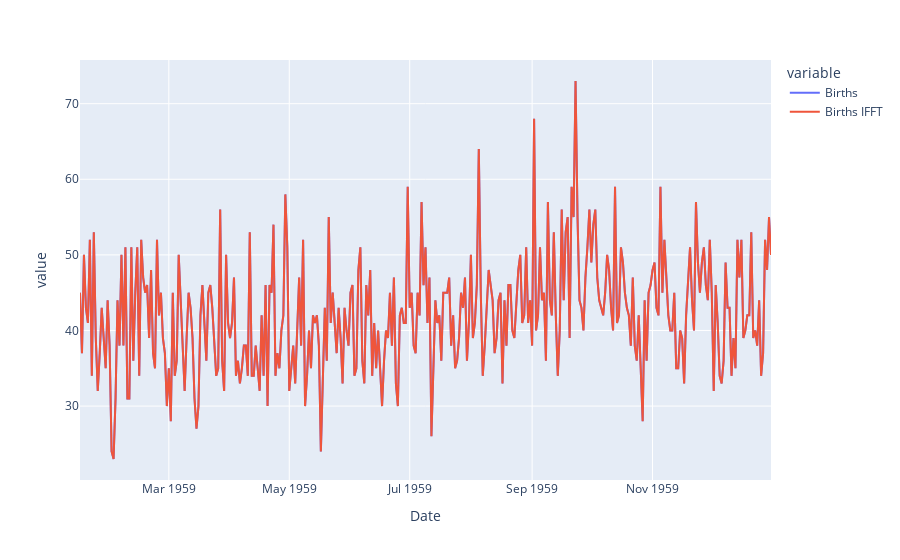

This figure's notebook cell:
### Code cell
fig = px.line(df, x="Date",
              y = ["Births", "Births IFFT"])
fig.show()

### Figure 1 — Plotly figure (JSON) as saved in the notebook; plotly's stock layout.template omitted (floating-point values rounded to 4 significant figures; data arrays with more than 128 entries replaced by an {"elided": "..."} marker saying what was removed)
{"data": [{"hovertemplate": "variable=Births<br>Date=%{x}<br>value=%{y}<extra></extra>", "legendgroup": "Births", "line": {"color": "#636efa", "dash": "solid"}, "marker": {"symbol": "circle"}, "mode": "lines", "name": "Births", "orientation": "v", "showlegend": true, "type": "scatter", "x": {"elided": "351 str values"}, "xaxis": "x", "y": {"elided": "351 int values"}, "yaxis": "y"}, {"hovertemplate": "variable=Births IFFT<br>Date=%{x}<br>value=%{y}<extra></extra>", "legendgroup": "Births IFFT", "line": {"color": "#EF553B", "dash": "solid"}, "marker": {"symbol": "circle"}, "mode": "lines", "name": "Births IFFT", "orientation": "v", "showlegend": true, "type": "scatter", "x": {"elided": "351 str values"}, "xaxis": "x", "y": {"elided": "351 float values"}, "yaxis": "y"}], "layout": {"autosize": true, "legend": {"title": {"text": "variable"}, "tracegroupgap": 0}, "margin": {"t": 60}, "xaxis": {"anchor": "y", "autorange": true, "domain": [0, 1], "range": ["1959-01-15", "1959-12-31"], "title": {"text": "Date"}, "type": "date"}, "yaxis": {"anchor": "x", "autorange": true, "domain": [0, 1], "range": [20.22, 75.78], "title": {"text": "value"}, "type": "linear"}}}
